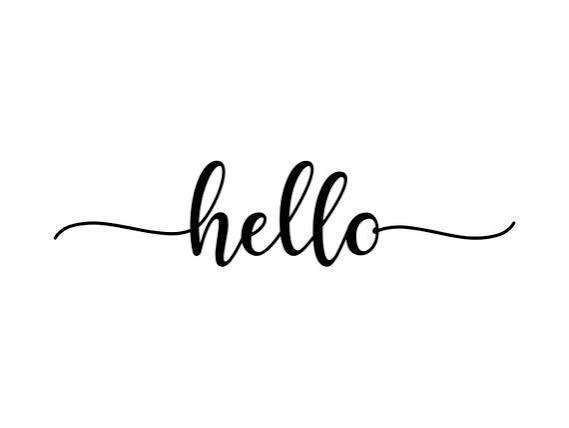
#> input picture Project4/sample_text.jpg, 569 x 428 px
$ python object_detection.py
#> lines starting #> are read from the running program, lines starting #| are printed output that depends on the picture; after the words box and inside, x2 and y2 are one past the last pixel; in counts of white or black regions, pixels touching at a corner belong together
import os
import cv2
import pytesseract

# 1. POINT TO TESSERACT INSTALL
pytesseract.pytesseract.tesseract_cmd = r"C:\Program Files\Tesseract-OCR\tesseract.exe"

# 2. LOAD A SAMPLE IMAGE
base_dir = os.path.dirname(os.path.abspath(__file__))
image_path = os.path.join(base_dir, "sample_text.jpg")

image = cv2.imread(image_path)
#> image is the input picture: shape (428, 569, 3); min 0, max 255, mean 248.2

if image is None:
    print(f"Could not load image at '{image_path}'. Check the file exists in this folder.")
else:
    # 3. GRAYSCALE CONVERSION — collapses 3D color matrix into 1D intensity matrix
    gray = cv2.cvtColor(image, cv2.COLOR_BGR2GRAY)

    # 4. GAUSSIAN BLUR — smooths noise before thresholding
    blurred = cv2.GaussianBlur(gray, (5, 5), 0)

    # 5. ADAPTIVE THRESHOLDING — forces pure black/white for max contrast
    _, thresh = cv2.threshold(blurred, 0, 255, cv2.THRESH_BINARY + cv2.THRESH_OTSU)
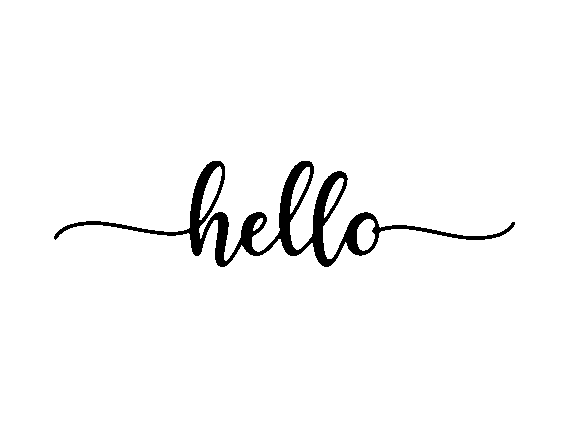
#> thresh: shape (428, 569); 97.1% white; 1 black region, box (x1, y1, x2, y2) and area: (54, 161, 515, 267) 7125

    # 6. RUN OCR — extract text, using PSM 6 (single uniform block of text)
#> (the run stopped early here; a loop or call above may not have finished)
